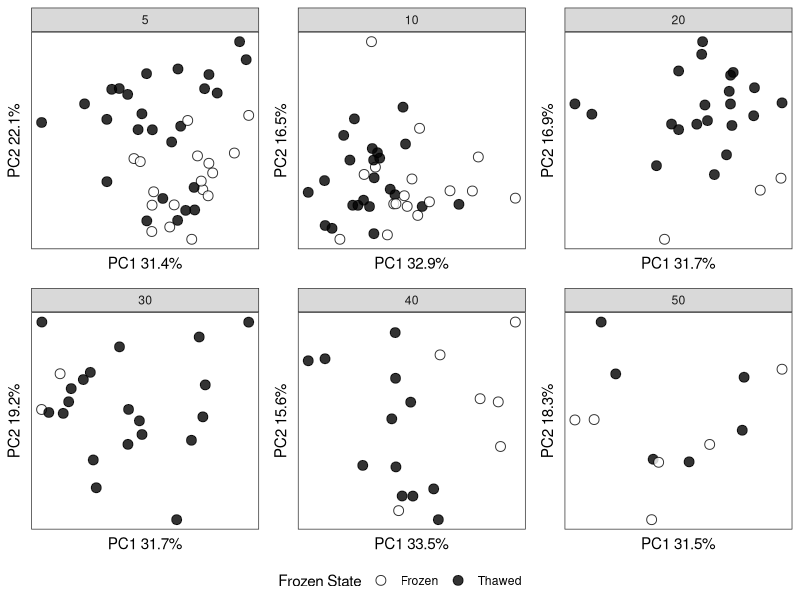
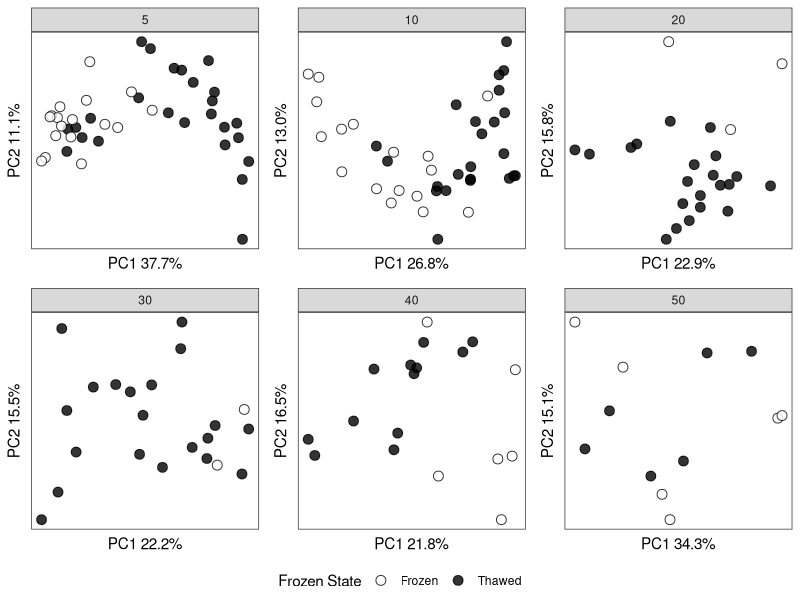
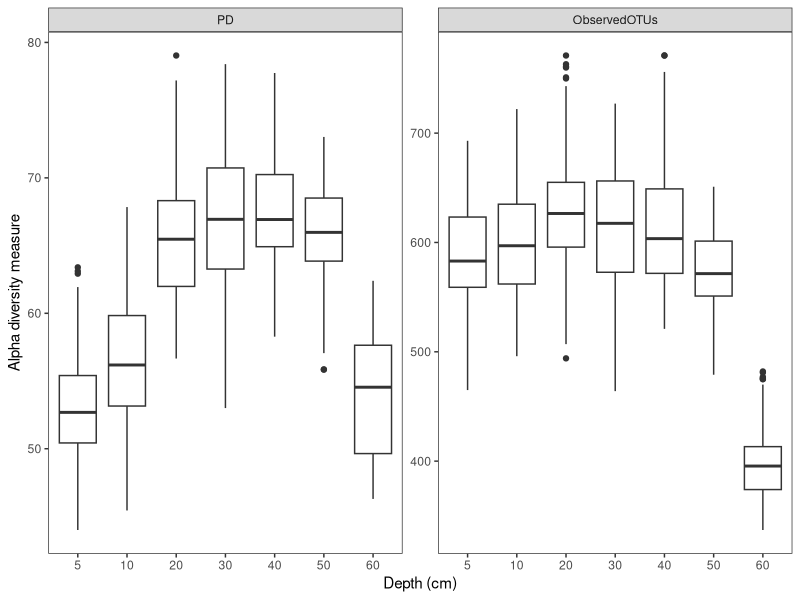
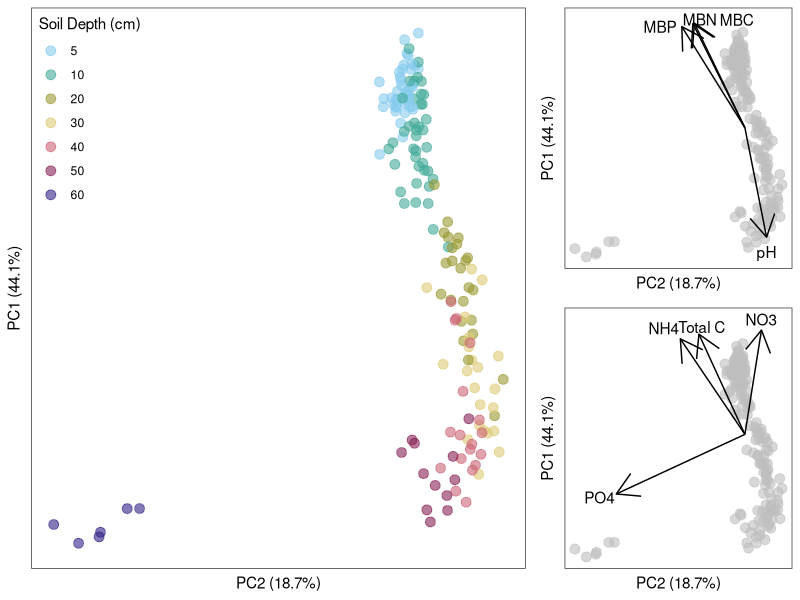
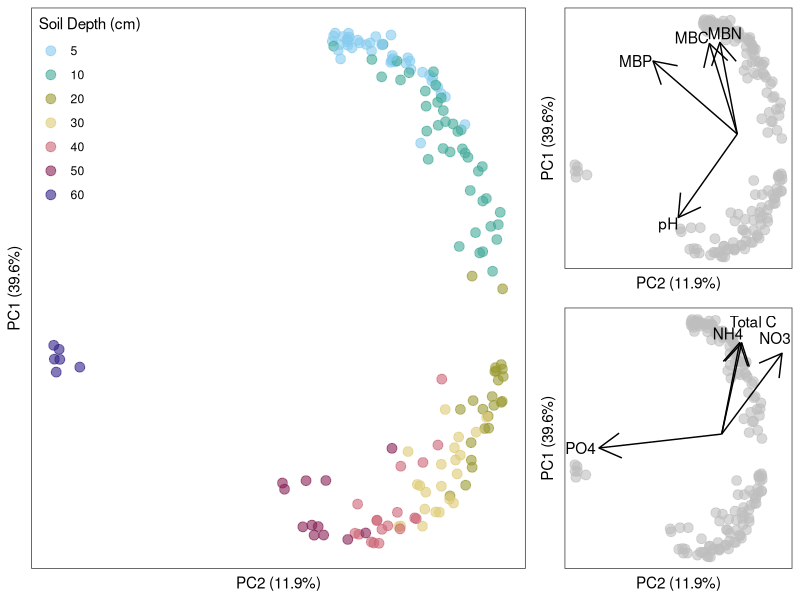

Reproduce these figures in R, in order.
#!/usr/bin/env Rscript
library(ggplot2)
library(reshape2)
library(vegan)
library(grid)
library(gridExtra)

grid_arrange_shared_legend <- function(..., ncol = length(list(...)), nrow = 1, position = c("bottom", "right")) {

  plots <- list(...)
  position <- match.arg(position)
  g <- ggplotGrob(plots[[1]] + theme(legend.position = position))$grobs
  legend <- g[[which(sapply(g, function(x) x$name) == "guide-box")]]
  lheight <- sum(legend$height)
  lwidth <- sum(legend$width)
  gl <- lapply(plots, function(x) x + theme(legend.position="none"))
  gl <- c(gl, ncol = ncol, nrow = nrow)

  combined <- switch(position,
                     "bottom" = arrangeGrob(do.call(arrangeGrob, gl),
                                            legend,
                                            ncol = 1,
                                            heights = unit.c(unit(1, "npc") - lheight, lheight)),
                     "right" = arrangeGrob(do.call(arrangeGrob, gl),
                                           legend,
                                           ncol = 2,
                                           widths = unit.c(unit(1, "npc") - lwidth, lwidth)))

  #grid.newpage()
  grid.draw(combined)

  # return gtable invisibly
  invisible(combined)

}

multiplot <- function(..., plotlist=NULL, file, cols=1, layout=NULL) {
  library(grid)

  # Make a list from the ... arguments and plotlist
  plots <- c(list(...), plotlist)

  numPlots = length(plots)

  # If layout is NULL, then use 'cols' to determine layout
  if (is.null(layout)) {
    # Make the panel
    # ncol: Number of columns of plots
    # nrow: Number of rows needed, calculated from # of cols
    layout <- matrix(seq(1, cols * ceiling(numPlots/cols)),
                    ncol = cols, nrow = ceiling(numPlots/cols))
  }

 if (numPlots==1) {
    print(plots[[1]])

  } else {
    # Set up the page
    grid.newpage()
    pushViewport(viewport(layout = grid.layout(nrow(layout), ncol(layout))))

    # Make each plot, in the correct location
    for (i in 1:numPlots) {
      # Get the i,j matrix positions of the regions that contain this subplot
      matchidx <- as.data.frame(which(layout == i, arr.ind = TRUE))

      print(plots[[i]], vp = viewport(layout.pos.row = matchidx$row,
                                      layout.pos.col = matchidx$col))
    }
  }
}
g_legend<-function(a.gplot){
    tmp <- ggplot_gtable(ggplot_build(a.gplot))
    leg <- which(sapply(tmp$grobs, function(x) x$name) == "guide-box")
    legend <- tmp$grobs[[leg]]
    legend
}

wudata<-read.table("data/WeightedUniFracCoordsCollated.csv",sep="\t",header=TRUE)

depth <- c(5,10,20,30,40,50,60)

PC1<-c(31.4,32.9,31.7,31.7,33.5,31.5,57.1)
PC2<-c(22.1,16.5,16.9,19.2,15.6,18.3,28.5)

pcx<-data.frame(Depth=depth,PC1=PC1,PC2=PC2)

p0<-ggplot(wudata[wudata$Depth==5,], aes(x=PC1, y=PC2, fill=factor(Frozen)))+facet_wrap(~Depth,ncol=3)+geom_point(size=3,alpha=0.8,pch=21)+scale_fill_manual(values=c("white","black"),name="Frozen State", breaks=c("0","1"), labels=c("Frozen","Thawed"))+theme_bw()+theme(legend.position='none',axis.ticks=element_blank(), axis.text.x=element_blank(), axis.text.y=element_blank(),panel.grid.major = element_blank(), panel.grid.minor = element_blank())+ylab("PC2 22.1%")+xlab("PC1 31.4%")
p1<-ggplot(wudata[wudata$Depth==10,], aes(x=PC1, y=PC2, fill=factor(Frozen)))+facet_wrap(~Depth,ncol=3)+geom_point(size=3,alpha=0.8,pch=21)+scale_fill_manual(values=c("white","black"),name="Frozen State", breaks=c("0","1"), labels=c("Frozen","Thawed"))+theme_bw()+theme(legend.position='none',axis.ticks=element_blank(), axis.text.x=element_blank(), axis.text.y=element_blank(),panel.grid.major = element_blank(), panel.grid.minor = element_blank())+ylab("PC2 16.5%")+xlab("PC1 32.9%")
p2<-ggplot(wudata[wudata$Depth==20,], aes(x=PC1, y=PC2, fill=factor(Frozen)))+facet_wrap(~Depth,ncol=3)+geom_point(size=3,alpha=0.8,pch=21)+scale_fill_manual(values=c("white","black"),name="Frozen State", breaks=c("0","1"), labels=c("Frozen","Thawed"))+theme_bw()+theme(legend.position='none',axis.ticks=element_blank(), axis.text.x=element_blank(), axis.text.y=element_blank(),panel.grid.major = element_blank(), panel.grid.minor = element_blank())+ylab("PC2 16.9%")+xlab("PC1 31.7%")
p3<-ggplot(wudata[wudata$Depth==30,], aes(x=PC1, y=PC2, fill=factor(Frozen)))+facet_wrap(~Depth,ncol=3)+geom_point(size=3,alpha=0.8,pch=21)+scale_fill_manual(values=c("white","black"),name="Frozen State", breaks=c("0","1"), labels=c("Frozen","Thawed"))+theme_bw()+theme(legend.position='none',axis.ticks=element_blank(), axis.text.x=element_blank(), axis.text.y=element_blank(),panel.grid.major = element_blank(), panel.grid.minor = element_blank())+ylab("PC2 19.2%")+xlab("PC1 31.7%")
p4<-ggplot(wudata[wudata$Depth==40,], aes(x=PC1, y=PC2, fill=factor(Frozen)))+facet_wrap(~Depth,ncol=3)+geom_point(size=3,alpha=0.8,pch=21)+scale_fill_manual(values=c("white","black"),name="Frozen State", breaks=c("0","1"), labels=c("Frozen","Thawed"))+theme_bw()+theme(legend.position='none',axis.ticks=element_blank(), axis.text.x=element_blank(), axis.text.y=element_blank(),panel.grid.major = element_blank(), panel.grid.minor = element_blank())+ylab("PC2 15.6%")+xlab("PC1 33.5%")
p5<-ggplot(wudata[wudata$Depth==50,], aes(x=PC1, y=PC2, fill=factor(Frozen)))+facet_wrap(~Depth,ncol=3)+geom_point(size=3,alpha=0.8,pch=21)+scale_fill_manual(values=c("white","black"),name="Frozen State", breaks=c("0","1"), labels=c("Frozen","Thawed"))+theme_bw()+theme(legend.position='none',axis.ticks=element_blank(), axis.text.x=element_blank(), axis.text.y=element_blank(),panel.grid.major = element_blank(), panel.grid.minor = element_blank())+ylab("PC2 18.3%")+xlab("PC1 31.5%")
p6<-ggplot(wudata[wudata$Depth==60,], aes(x=PC1, y=PC2, fill=factor(Frozen)))+facet_wrap(~Depth,ncol=3)+geom_point(size=3,alpha=0.8,pch=21)+scale_fill_manual(values=c("white","black"),name="Frozen State", breaks=c("0","1"), labels=c("Frozen","Thawed"))+theme_bw()+theme(legend.position='none',axis.ticks=element_blank(), axis.text.x=element_blank(), axis.text.y=element_blank(),panel.grid.major = element_blank(), panel.grid.minor = element_blank())+ylab("PC2 28.5%")+xlab("PC1 57.1%")

pdf("PCoA_WeightedUniFracByDepth.pdf",width=6,height=4)
grid_arrange_shared_legend(p0,p1,p2,p3,p4,p5,ncol=3,nrow=2)
dev.off()

for (depth in c(5,10,20,30,40,50)) {
    subsetData <- wudata[wudata$Depth==depth,]
    vfit<-vectorfit(as.matrix(subsetData[,c("PC1","PC2")]), subsetData[,c("total_c","no3","nh4","po4","mbn","mbc","mbp","ph")],permutations=9999)
    print(paste("UniFrac Depth",depth))
    print(vfit)
}

bdata<-read.table("data/braycurtis_bydepth.tsv",sep="\t",header=TRUE)

p0<-ggplot(bdata[bdata$Depth==5,], aes(x=PC1, y=PC2, fill=factor(Frozen)))+facet_wrap(~Depth,ncol=3)+geom_point(size=3,alpha=0.8,pch=21)+scale_fill_manual(values=c("white","black"),name="Frozen State", breaks=c("0","1"), labels=c("Frozen","Thawed"))+theme_bw()+theme(axis.ticks=element_blank(), axis.text.x=element_blank(), axis.text.y=element_blank(),panel.grid.major = element_blank(), panel.grid.minor = element_blank())+ylab("PC2 11.1%")+xlab("PC1 37.7%")
p1<-ggplot(bdata[bdata$Depth==10,], aes(x=PC1, y=PC2, fill=factor(Frozen)))+facet_wrap(~Depth,ncol=3)+geom_point(size=3,alpha=0.8,pch=21)+scale_fill_manual(values=c("white","black"),name="Frozen State", breaks=c("0","1"), labels=c("Frozen","Thawed"))+theme_bw()+theme(axis.ticks=element_blank(), axis.text.x=element_blank(), axis.text.y=element_blank(),panel.grid.major = element_blank(), panel.grid.minor = element_blank())+ylab("PC2 13.0%")+xlab("PC1 26.8%")
p2<-ggplot(bdata[bdata$Depth==20,], aes(x=PC1, y=PC2, fill=factor(Frozen)))+facet_wrap(~Depth,ncol=3)+geom_point(size=3,alpha=0.8,pch=21)+scale_fill_manual(values=c("white","black"),name="Frozen State", breaks=c("0","1"), labels=c("Frozen","Thawed"))+theme_bw()+theme(axis.ticks=element_blank(), axis.text.x=element_blank(), axis.text.y=element_blank(),panel.grid.major = element_blank(), panel.grid.minor = element_blank())+ylab("PC2 15.8%")+xlab("PC1 22.9%")
p3<-ggplot(bdata[bdata$Depth==30,], aes(x=PC1, y=PC2, fill=factor(Frozen)))+facet_wrap(~Depth,ncol=3)+geom_point(size=3,alpha=0.8,pch=21)+scale_fill_manual(values=c("white","black"),name="Frozen State", breaks=c("0","1"), labels=c("Frozen","Thawed"))+theme_bw()+theme(axis.ticks=element_blank(), axis.text.x=element_blank(), axis.text.y=element_blank(),panel.grid.major = element_blank(), panel.grid.minor = element_blank())+ylab("PC2 15.5%")+xlab("PC1 22.2%")
p4<-ggplot(bdata[bdata$Depth==40,], aes(x=PC1, y=PC2, fill=factor(Frozen)))+facet_wrap(~Depth,ncol=3)+geom_point(size=3,alpha=0.8,pch=21)+scale_fill_manual(values=c("white","black"),name="Frozen State", breaks=c("0","1"), labels=c("Frozen","Thawed"))+theme_bw()+theme(axis.ticks=element_blank(), axis.text.x=element_blank(), axis.text.y=element_blank(),panel.grid.major = element_blank(), panel.grid.minor = element_blank())+ylab("PC2 16.5%")+xlab("PC1 21.8%")
p5<-ggplot(bdata[bdata$Depth==50,], aes(x=PC1, y=PC2, fill=factor(Frozen)))+facet_wrap(~Depth,ncol=3)+geom_point(size=3,alpha=0.8,pch=21)+scale_fill_manual(values=c("white","black"),name="Frozen State", breaks=c("0","1"), labels=c("Frozen","Thawed"))+theme_bw()+theme(axis.ticks=element_blank(), axis.text.x=element_blank(), axis.text.y=element_blank(),panel.grid.major = element_blank(), panel.grid.minor = element_blank())+ylab("PC2 15.1%")+xlab("PC1 34.3%")

pdf("PCoA_BrayCurtisByDepth.pdf",width=6,height=4)
grid_arrange_shared_legend(p0,p1,p2,p3,p4,p5,ncol=3,nrow=2)
dev.off()

for (depth in c(5,10,20,30,40,50)) {
    subsetData <- bdata[bdata$Depth==depth,]
    vfit<-vectorfit(as.matrix(subsetData[,c("PC1","PC2")]), subsetData[,c("total_c","no3","nh4","po4","mbn","mbc","mbp","ph")],permutations=9999)
    print(paste("Bray Curtis Depth",depth))
    print(vfit)
}

alphaData<-read.table("data/combined_alpha.txt",sep="\t",header=TRUE)
meltedAlpha<-melt(alphaData,id.vars=c("SampleName","iteration","Depth"))

alphaPlot<-ggplot(meltedAlpha[meltedAlpha$variable!="Chao1",],aes(y=value,x=factor(Depth)))+geom_boxplot()+facet_wrap(~variable,scales="free")+xlab("Depth (cm)")+ylab("Alpha diversity measure")+theme_bw()+theme(panel.grid.major = element_blank(), panel.grid.minor = element_blank())

pdf("AlphaByDepth.pdf",width=5,height=3)
alphaPlot
dev.off()

#Weighted UniFrac main PCOA plot/biplot

mainPcoa<-read.table("data/MainWeightedUniFracCoordsCollated.csv",sep="\t",header=TRUE, row.names=1)
#Reflect the axis
mainPcoa$PC1 <- mainPcoa$PC1 * -1
p<-ggplot(data=mainPcoa, aes(x=PC2, y=PC1, colour=factor(soil_depth)))+theme_bw()+theme(axis.ticks=element_blank(), axis.text.x=element_blank(), axis.text.y=element_blank(), legend.background=element_blank(), panel.grid.major = element_blank(), panel.grid.minor = element_blank())+labs(colour="Soil Depth (cm)")+theme(legend.justification=c(0,1), legend.position=c(0,1))+ylab("PC1 (44.1%)")+xlab("PC2 (18.7%)")
p1<-p+geom_point(size=3,alpha=0.6)+scale_color_manual(values=c("5" = "#88CCEE", "10" = "#44AA99", "20" = "#999933","30" = "#DDCC77","40" = "#CC6677","50" = "#882255","60" = "#332288"))
PC1max<-max(abs(mainPcoa$PC1))-0.05
PC2max<-max(abs(mainPcoa$PC2))-0.05

vfit1<-vectorfit(as.matrix(mainPcoa[,c("PC2","PC1")]), mainPcoa[,c("total_c","no3","nh4","po4")],permutations=9999)
print(vfit1)
p2<-p+theme(legend.position="none")+geom_point(size=3,alpha=0.6,colour='grey')
p2<-p2+annotate("segment",x=0,y=0,yend=vfit1$arrows["total_c","PC1"]*PC1max,xend=vfit1$arrows["total_c","PC2"]*PC2max, arrow=arrow())
p2<-p2+annotate("segment",x=0,y=0,yend=vfit1$arrows["no3","PC1"]*PC1max,xend=vfit1$arrows["no3","PC2"]*PC2max, arrow=arrow())
p2<-p2+annotate("segment",x=0,y=0,yend=vfit1$arrows["nh4","PC1"]*PC1max,xend=vfit1$arrows["nh4","PC2"]*PC2max, arrow=arrow())
p2<-p2+annotate("segment",x=0,y=0,yend=vfit1$arrows["po4","PC1"]*PC1max,xend=vfit1$arrows["po4","PC2"]*PC2max, arrow=arrow())
p2<-p2+annotate("text",label="Total C",y=vfit1$arrows["total_c","PC1"]*PC1max+0.02,x=vfit1$arrows["total_c","PC2"]*PC2max+0.01)
p2<-p2+annotate("text",label="NO3",y=vfit1$arrows["no3","PC1"]*PC1max+0.03,x=vfit1$arrows["no3","PC2"]*PC2max,colour="black")
p2<-p2+annotate("text",label="NH4",y=vfit1$arrows["nh4","PC1"]*PC1max+0.03,x=vfit1$arrows["nh4","PC2"]*PC2max-0.06,colour="black")
p2<-p2+annotate("text",label="PO4",y=vfit1$arrows["po4","PC1"]*PC1max-0.01,x=vfit1$arrows["po4","PC2"]*PC2max-0.06,colour="black")

vfit2<-vectorfit(as.matrix(mainPcoa[,c("PC2","PC1")]), mainPcoa[,c("mbn","mbc","mbp","ph")],permutations=9999)
print(vfit2)
p3<-p+theme(legend.position="none")+geom_point(size=3,alpha=0.6,colour='grey')
p3<-p3+annotate("segment",x=0,y=0,yend=vfit2$arrows["ph","PC1"]*PC1max,xend=vfit2$arrows["ph","PC2"]*PC2max, arrow=arrow())
p3<-p3+annotate("segment",x=0,y=0,yend=vfit2$arrows["mbn","PC1"]*PC1max,xend=vfit2$arrows["mbn","PC2"]*PC2max, arrow=arrow())
p3<-p3+annotate("segment",x=0,y=0,yend=vfit2$arrows["mbc","PC1"]*PC1max,xend=vfit2$arrows["mbc","PC2"]*PC2max, arrow=arrow())
p3<-p3+annotate("segment",x=0,y=0,yend=vfit2$arrows["mbp","PC1"]*PC1max,xend=vfit2$arrows["mbp","PC2"]*PC2max, arrow=arrow())
p3<-p3+annotate("text",label="pH",y=vfit2$arrows["ph","PC1"]*PC1max-0.04,x=vfit2$arrows["ph","PC2"]*PC2max,colour="black")
p3<-p3+annotate("text",label="MBN",y=vfit2$arrows["mbn","PC1"]*PC1max+0.01,x=vfit2$arrows["mbn","PC2"]*PC2max+0.02,colour="black")
p3<-p3+annotate("text",label="MBC",y=vfit2$arrows["mbc","PC1"]*PC1max+0.01,x=vfit2$arrows["mbc","PC2"]*PC2max+0.16,colour="black")
p3<-p3+annotate("text",label="MBP",y=vfit2$arrows["mbp","PC1"]*PC1max,x=vfit2$arrows["mbp","PC2"]*PC2max-0.08,colour="black")

pdf("MainPCoABiplot_WeightedUniFrac.pdf",width=8,height=5)
multiplot(p1,p2,p3,cols=2,layout=matrix(c(1,1,1,1,3,2),nrow=2))
dev.off()

#Bray-Curtis main PCoA plot/biplot

mainPcoa<-read.table("data/bray_coords.txt",sep="\t",header=TRUE, row.names=1)
mainPcoa$PC1 <- mainPcoa$PC1 * -1
p<-ggplot(data=mainPcoa, aes(x=PC2, y=PC1, colour=factor(soil_depth)))+theme_bw()+theme(axis.ticks=element_blank(), axis.text.x=element_blank(), axis.text.y=element_blank(), legend.background=element_blank(), panel.grid.major = element_blank(), panel.grid.minor = element_blank())+labs(colour="Soil Depth (cm)")+theme(legend.justification=c(0,1), legend.position=c(0,1))+ylab("PC1 (39.6%)")+xlab("PC2 (11.9%)")+scale_color_manual(values=c("5" = "#88CCEE", "10" = "#44AA99", "20" = "#999933","30" = "#DDCC77","40" = "#CC6677","50" = "#882255","60" = "#332288"))
p1<-p+geom_point(size=3,alpha=0.6)
PC1max<-max(abs(mainPcoa$PC1))-0.1
PC2max<-max(abs(mainPcoa$PC2))-0.1

vfit1<-vectorfit(as.matrix(mainPcoa[,c("PC2","PC1")]), mainPcoa[,c("total_c","no3","nh4","po4")],permutations=9999)
print(vfit1)
p2<-p+theme(legend.position="none")+geom_point(size=3,alpha=0.6,colour='grey')
p2<-p2+annotate("segment",x=0,y=0,yend=vfit1$arrows["total_c","PC1"]*PC1max,xend=vfit1$arrows["total_c","PC2"]*PC2max, arrow=arrow())
p2<-p2+annotate("segment",x=0,y=0,yend=vfit1$arrows["no3","PC1"]*PC1max,xend=vfit1$arrows["no3","PC2"]*PC2max, arrow=arrow())
p2<-p2+annotate("segment",x=0,y=0,yend=vfit1$arrows["nh4","PC1"]*PC1max,xend=vfit1$arrows["nh4","PC2"]*PC2max, arrow=arrow())
p2<-p2+annotate("segment",x=0,y=0,yend=vfit1$arrows["po4","PC1"]*PC1max,xend=vfit1$arrows["po4","PC2"]*PC2max, arrow=arrow())
p2<-p2+annotate("text",label="Total C",y=vfit1$arrows["total_c","PC1"]*PC1max+0.07,x=vfit1$arrows["total_c","PC2"]*PC2max+0.05)
p2<-p2+annotate("text",label="NO3",y=vfit1$arrows["no3","PC1"]*PC1max+0.05,x=vfit1$arrows["no3","PC2"]*PC2max-0.03,colour="black")
p2<-p2+annotate("text",label="NH4",y=vfit1$arrows["nh4","PC1"]*PC1max+0.03,x=vfit1$arrows["nh4","PC2"]*PC2max-0.05,colour="black")
p2<-p2+annotate("text",label="PO4",y=vfit1$arrows["po4","PC1"]*PC1max,x=vfit1$arrows["po4","PC2"]*PC2max-0.08,colour="black")

vfit2<-vectorfit(as.matrix(mainPcoa[,c("PC2","PC1")]), mainPcoa[,c("mbn","mbc","mbp","ph")],permutations=9999)
print(vfit2)
p3<-p+theme(legend.position="none")+geom_point(size=3,alpha=0.6,colour='grey')
p3<-p3+annotate("segment",x=0,y=0,yend=vfit2$arrows["ph","PC1"]*PC1max,xend=vfit2$arrows["ph","PC2"]*PC2max, arrow=arrow())
p3<-p3+annotate("segment",x=0,y=0,yend=vfit2$arrows["mbn","PC1"]*PC1max,xend=vfit2$arrows["mbn","PC2"]*PC2max, arrow=arrow())
p3<-p3+annotate("segment",x=0,y=0,yend=vfit2$arrows["mbc","PC1"]*PC1max,xend=vfit2$arrows["mbc","PC2"]*PC2max, arrow=arrow())
p3<-p3+annotate("segment",x=0,y=0,yend=vfit2$arrows["mbp","PC1"]*PC1max,xend=vfit2$arrows["mbp","PC2"]*PC2max, arrow=arrow())
p3<-p3+annotate("text",label="pH",y=vfit2$arrows["ph","PC1"]*PC1max-0.02,x=vfit2$arrows["ph","PC2"]*PC2max-0.04,colour="black")
p3<-p3+annotate("text",label="MBN",y=vfit2$arrows["mbn","PC1"]*PC1max+0.03,x=vfit2$arrows["mbn","PC2"]*PC2max+0.02,colour="black")
p3<-p3+annotate("text",label="MBC",y=vfit2$arrows["mbc","PC1"]*PC1max+0.02,x=vfit2$arrows["mbc","PC2"]*PC2max-0.07,colour="black")
p3<-p3+annotate("text",label="MBP",y=vfit2$arrows["mbp","PC1"]*PC1max,x=vfit2$arrows["mbp","PC2"]*PC2max-0.07,colour="black")

pdf("MainPCoABiplot_BrayCurtis.pdf",width=8,height=5)
multiplot(p1,p2,p3,cols=3,layout=matrix(c(1,1,1,1,3,2),nrow=2))
dev.off()
